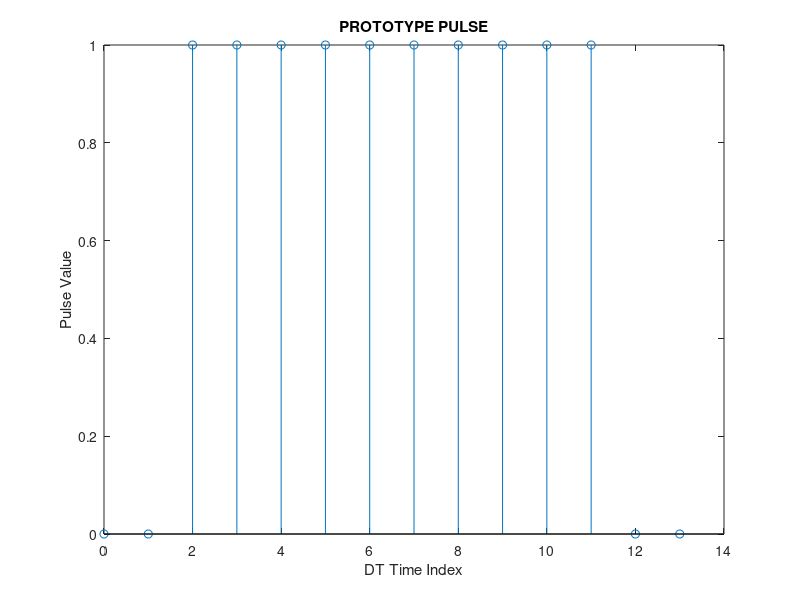
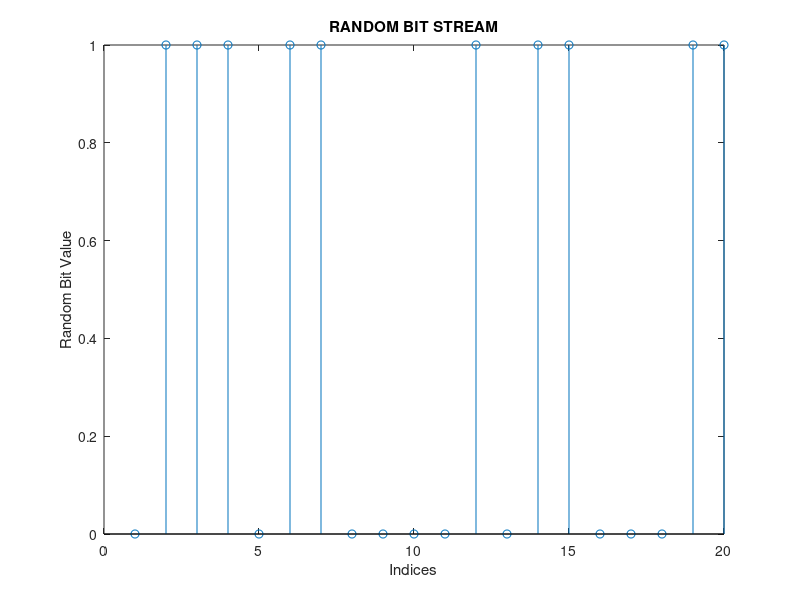
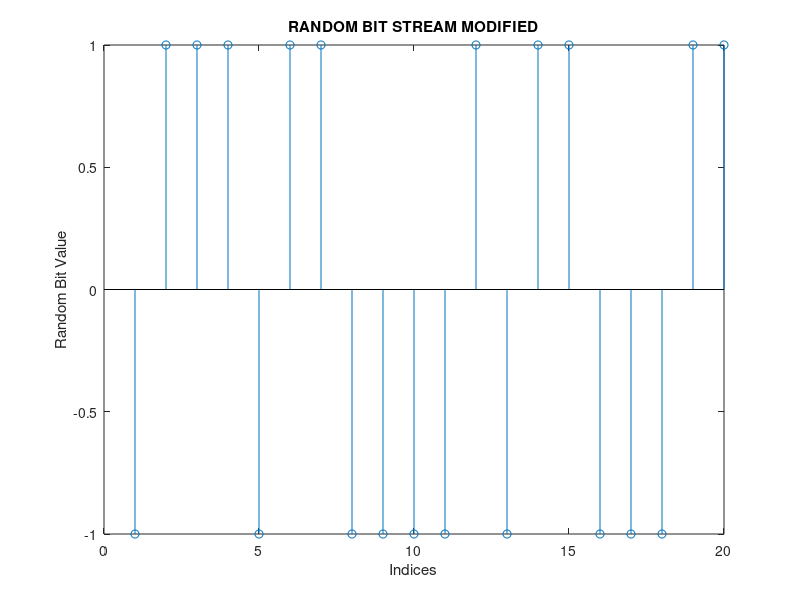
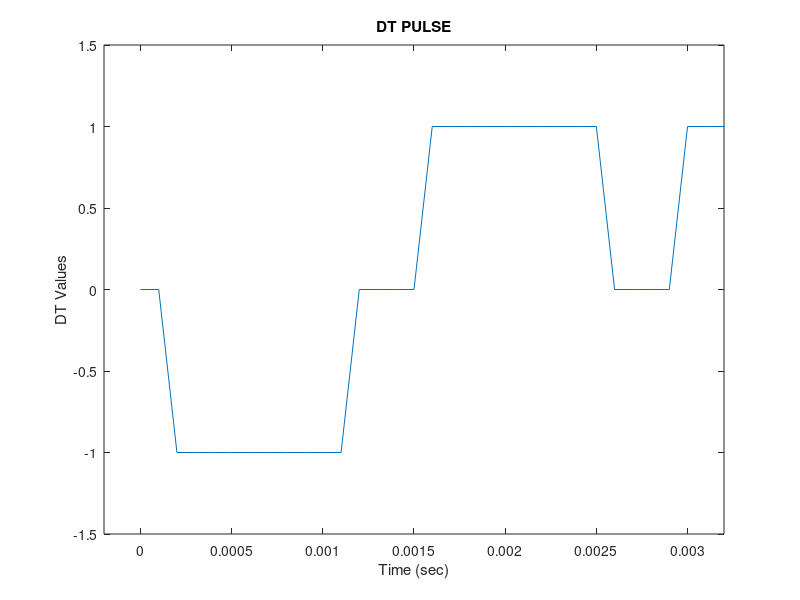

MATLAB code to generate these figures, in order:
%PART A
pulse = [zeros(1,2),ones(1,10),zeros(1,2)]; %1. zeros and ones making the pulse
ind1 = [0:1:13]; %setting the indices to have 14 places for the stem plot
figure
stem(ind1,pulse); %the stem plot for PART A
title("PROTOTYPE PULSE");
xlabel("DT Time Index");
ylabel("Pulse Value")

%PART B
rng(00708981); %1. random number generator
bits = randi([0 1],1,20);%3 randi command to create a random sequence of 1x20 vector
ind = [1:1:20];%indices matching the 20 arrays for stem plot 
figure
stem(ind,bits);% 4. Stem plot-1  for PART B
title("RANDOM BIT STREAM");
xlabel("Indices");
ylabel("Random Bit Value");


B = bits; % initializing B for the conversion of 0s to -1s

for i = 1:20 %5. Conversion of 0s to -1 in a for loop and leaving the 1s to be 1s
    if B(i) == 0 
        B(i) = -1;
        i = i+1;
    else
        i = i+1;
    end 
end

figure
stem(ind,B); %6. Stem plot-2 for PART B
title("RANDOM BIT STREAM MODIFIED");
xlabel("Indices");
ylabel("Random Bit Value");

%PART C
negpulse = -pulse; %creating an inverted pulse of the prototype pulse
x = []; % initializing x
for i = 1:20 %1. making a for loop for creating a DT version of the illustrated figure using the prototype pulse and a negative of the prototpye pulse
    if B(i) == 1
        x = horzcat(x,pulse);
        i = i + 1;
    else 
        x = horzcat(x,negpulse);
        i = i + 1;
    end
end

Fs = 10e3;%2. Sampling Rate is 10kHz
t = [0:1/Fs:279/Fs]; % creating a time period for the 280 elements in x with the sampling rate of Fs = 10kHz
figure
plot(t,x);% plot of x and t
title("DT PULSE");
xlabel("Time (sec)")
ylabel("DT Values")

        
axis([-2/Fs 32/Fs -1.5 1.5]); % restricing the plot according to the guide


%partD
%1
bn0 = [1 0 0 0.9]; %initial bn coefficients
a = [1 0 0 0]; %default aa value
f = filter(bn0, a, pulse); %a) running the pulse through the filter

n = 1:1:14; %indices for the stem plot 

figure
stem(n,f);%b) stem plot for the filter
title("Output vs n")
xlabel("n values")
ylabel("output values from the filter")

%2
bn1 = [6 0 0 0.9];% bn1 for sampling 6 and amplitude of 0.9
bn2 = [12 0 0 0.7]; %bn2 do sampling and amplitude of 0.7
f1 = filter(bn1,a,pulse); % passing pulse through bn1
bn = filter(bn2,a,f1); % passing f1(bn1) through bn2

figure
zplane(bn); % a)pole-zero
title("Pole-Zero Plot")

[H,f] = freqz(bn); %freq resp
dbbn = mag2db(abs(H)); %convert to decibal scale

figure 
plot(f/pi,dbbn)%b) plotting frequency response in dB scale
title("Frequency Response (dB Scale)")
xlabel("frequency(rad/sec)")
ylabel("Magnitude (dB)")


%3
y = filter(bn,a,x); % a) applying input x to the filter with derived bn and default aa
tt = [0:1/Fs:279/Fs]; % time for both input and output signals with sampling rate 10kHz

subplot(2,1,1)
plot(tt,x);
title("Input Signal")
ylabel("Input Values x")
xlabel("Time (sec)")
axis([-2/Fs 32/Fs -1.5 1.5])

subplot(2,1,2)
plot(tt,y);
title("Onput Signal")
ylabel("Onput Values y")
xlabel("Time (sec)")
axis([-2/Fs 32/Fs -900 900])















    